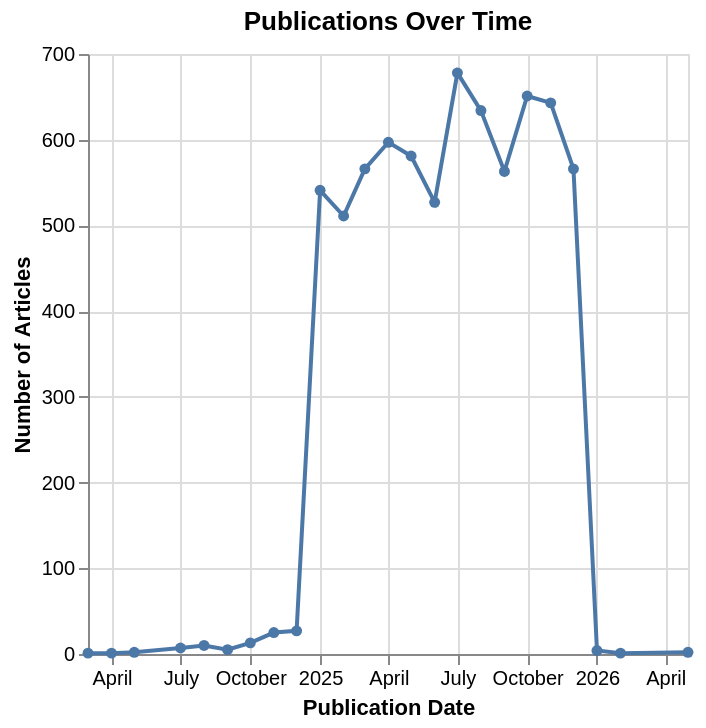

Notebook cell for this chart:
### Code cell
(
    alt.Chart(pub_month_counts)
    .mark_line(point=True)
    .encode(
        x=alt.X("pub_month:T", title="Publication Date"),
        y=alt.Y("num_articles:Q", title="Number of Articles")
    )
    .properties(title="Publications Over Time")
)

### Figure 1 — Vega-Lite specification as saved in the notebook (floating-point values rounded to 4 significant figures)
{"config": {"view": {"continuousWidth": 300, "continuousHeight": 300}}, "data": {"name": "data-3bede9c45ff8766dec872f5e17a1f8e9"}, "mark": {"type": "line", "point": true}, "encoding": {"x": {"field": "pub_month", "title": "Publication Date", "type": "temporal"}, "y": {"field": "num_articles", "title": "Number of Articles", "type": "quantitative"}}, "title": "Publications Over Time", "$schema": "https://vega.github.io/schema/vega-lite/v6.1.0.json", "datasets": {"data-3bede9c45ff8766dec872f5e17a1f8e9": [{"pub_month": null, "num_articles": 22}, {"pub_month": "2024-03-01T00:00:00", "num_articles": 1}, {"pub_month": "2024-04-01T00:00:00", "num_articles": 1}, {"pub_month": "2024-05-01T00:00:00", "num_articles": 2}, {"pub_month": "2024-07-01T00:00:00", "num_articles": 7}, {"pub_month": "2024-08-01T00:00:00", "num_articles": 10}, {"pub_month": "2024-09-01T00:00:00", "num_articles": 5}, {"pub_month": "2024-10-01T00:00:00", "num_articles": 13}, {"pub_month": "2024-11-01T00:00:00", "num_articles": 25}, {"pub_month": "2024-12-01T00:00:00", "num_articles": 27}, {"pub_month": "2025-01-01T00:00:00", "num_articles": 541}, {"pub_month": "2025-02-01T00:00:00", "num_articles": 511}, {"pub_month": "2025-03-01T00:00:00", "num_articles": 566}, {"pub_month": "2025-04-01T00:00:00", "num_articles": 597}, {"pub_month": "2025-05-01T00:00:00", "num_articles": 581}, {"pub_month": "2025-06-01T00:00:00", "num_articles": 527}, {"pub_month": "2025-07-01T00:00:00", "num_articles": 678}, {"pub_month": "2025-08-01T00:00:00", "num_articles": 634}, {"pub_month": "2025-09-01T00:00:00", "num_articles": 563}, {"pub_month": "2025-10-01T00:00:00", "num_articles": 651}, {"pub_month": "2025-11-01T00:00:00", "num_articles": 643}, {"pub_month": "2025-12-01T00:00:00", "num_articles": 566}, {"pub_month": "2026-01-01T00:00:00", "num_articles": 4}, {"pub_month": "2026-02-01T00:00:00", "num_articles": 1}, {"pub_month": "2026-05-01T00:00:00", "num_articles": 2}]}}
